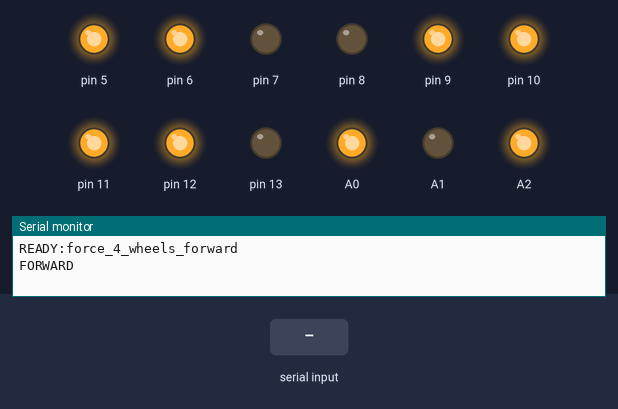
Recording of a sketch running on a simulated Arduino Uno, built with avr-gcc and run on an emulated ATmega328P. Parts: output pins drawn as LEDs (lit = HIGH), the last lines printed to the serial monitor. The inputs (shaded band) are chosen by the test bench.

Above: at 2.2 s.
2.3 s: "S" received over Serial
At 2.6 s:
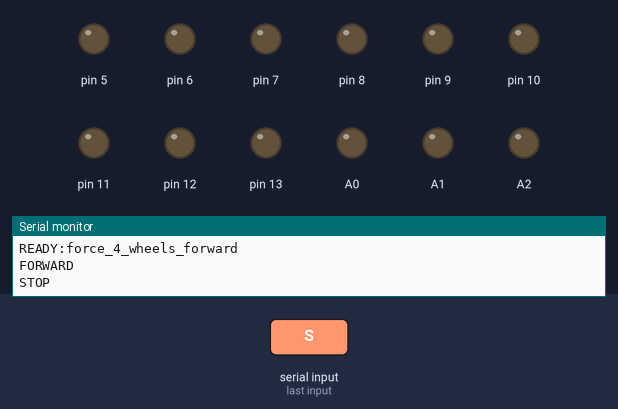
3.8 s: "F" received over Serial
At 4.9 s:
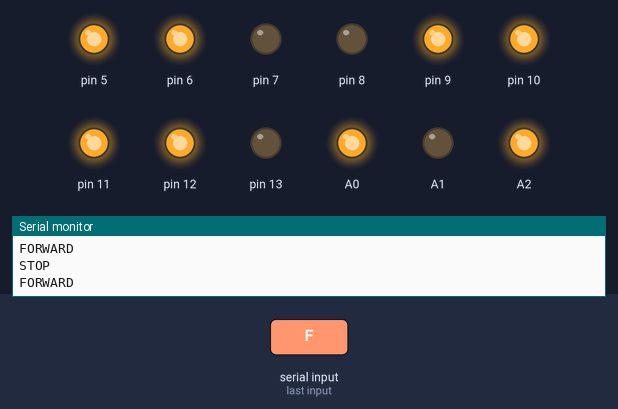
5.3 s: "s" received over Serial
At 6.1 s:
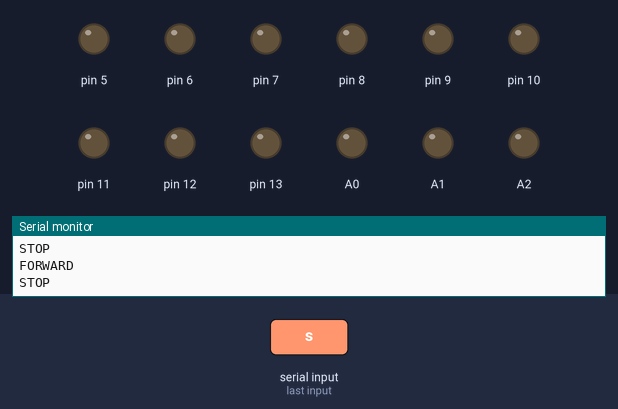
Timing chart, 0 to 8.3 s (numbered marks = the images above; inputs shaded):
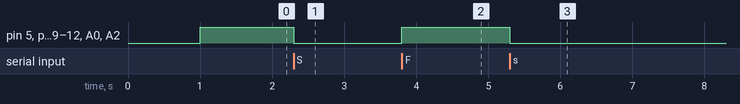

Measured:
- after the input at 2.3 s, pin 5, pin 6, pin 9–12, A0, A2: HIGH → LOW at once
- after the input at 3.8 s, pin 5, pin 6, pin 9–12, A0, A2: LOW → HIGH at once
- after the input at 5.3 s, pin 5, pin 6, pin 9–12, A0, A2: HIGH → LOW at once

The sketch:

force_4_wheels_forward.ino
```cpp
// Force 4 roues en avant au demarrage.
// A utiliser pour revenir a un test simple: pas de GPS, pas de Raspberry,
// pas de commande serie necessaire.

const int FL_EN = 5;
const int FL_A = 6;
const int FL_B = 7;

const int FR_EN = 10;
const int FR_A = 8;
const int FR_B = 9;

const int RL_EN = 11;
const int RL_A = 12;
const int RL_B = 13;

const int RR_EN = A0;
const int RR_A = A1;
const int RR_B = A2;

void setupMotor(int en, int a, int b) {
  pinMode(en, OUTPUT);
  pinMode(a, OUTPUT);
  pinMode(b, OUTPUT);
}

void motorForward(int en, int a, int b, bool invert) {
  digitalWrite(en, HIGH);
  digitalWrite(a, invert ? LOW : HIGH);
  digitalWrite(b, invert ? HIGH : LOW);
}

void motorStop(int en, int a, int b) {
  digitalWrite(en, LOW);
  digitalWrite(a, LOW);
  digitalWrite(b, LOW);
}

void allForward() {
  motorForward(FL_EN, FL_A, FL_B, false);
  motorForward(FR_EN, FR_A, FR_B, true);
  motorForward(RL_EN, RL_A, RL_B, false);
  motorForward(RR_EN, RR_A, RR_B, true);
}

void allStop() {
  motorStop(FL_EN, FL_A, FL_B);
  motorStop(FR_EN, FR_A, FR_B);
  motorStop(RL_EN, RL_A, RL_B);
  motorStop(RR_EN, RR_A, RR_B);
}

void setup() {
  Serial.begin(9600);

  setupMotor(FL_EN, FL_A, FL_B);
  setupMotor(FR_EN, FR_A, FR_B);
  setupMotor(RL_EN, RL_A, RL_B);
  setupMotor(RR_EN, RR_A, RR_B);

  Serial.println("READY:force_4_wheels_forward");
  delay(1000);
  Serial.println("FORWARD");
  allForward();
}

void loop() {
  if (Serial.available()) {
    char c = Serial.read();
    if (c == 'S' || c == 's') {
      Serial.println("STOP");
      allStop();
    }
    if (c == 'F' || c == 'f') {
      Serial.println("FORWARD");
      allForward();
    }
  }
}
```
